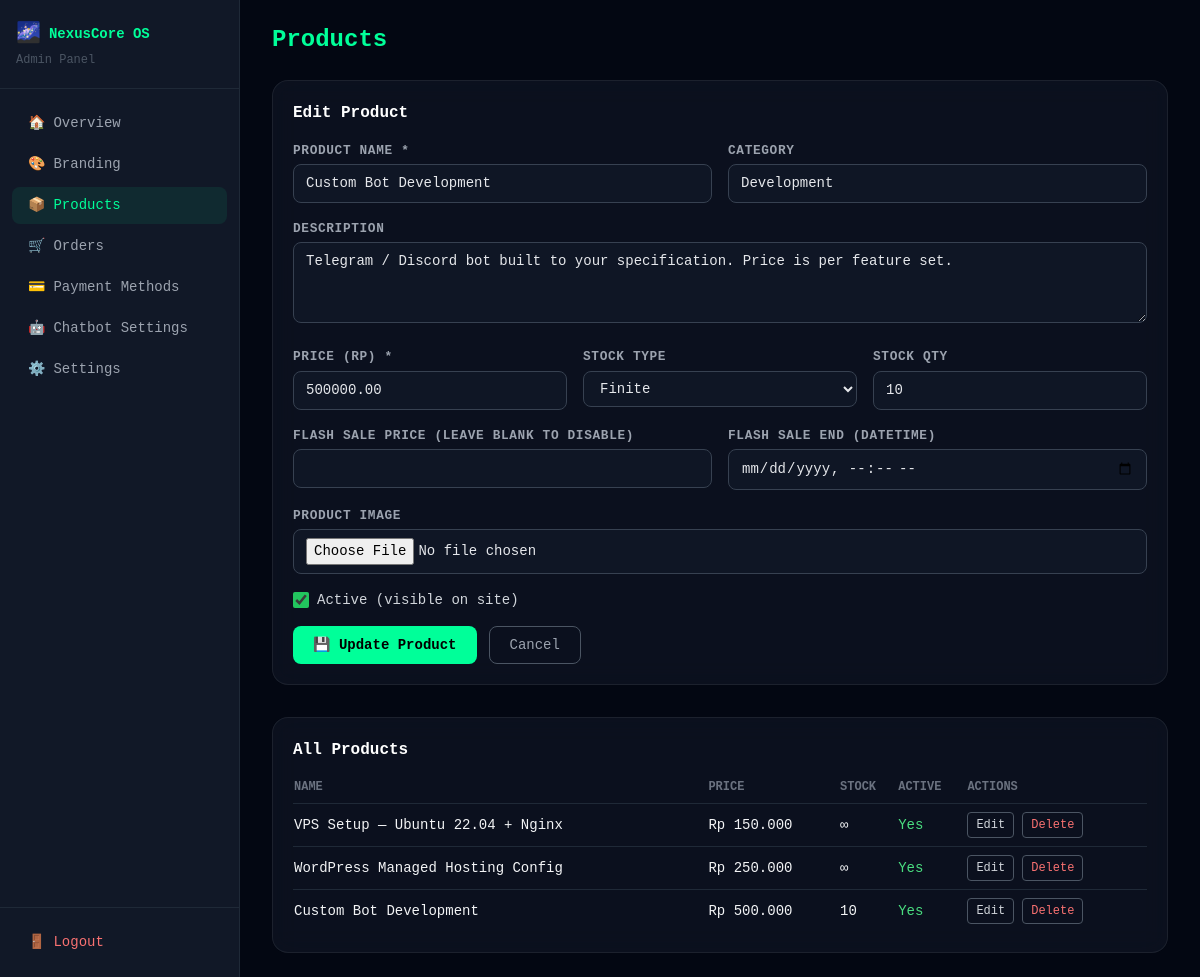
/modules/admin/products.php?edit=3 (signed in), run on the app's committed database.
### tables this page shows
CREATE TABLE IF NOT EXISTS `products` (
    `id`              INT UNSIGNED NOT NULL AUTO_INCREMENT,
    `name`            VARCHAR(200) NOT NULL,
    `slug`            VARCHAR(220) NOT NULL UNIQUE,
    `description`     TEXT         NOT NULL DEFAULT '',
    `price`           DECIMAL(15,2) NOT NULL DEFAULT 0.00,
    `stock_type`      ENUM('unlimited','finite') NOT NULL DEFAULT 'unlimited',
    `stock_qty`       INT UNSIGNED NOT NULL DEFAULT 0,
    `image`           VARCHAR(300) NOT NULL DEFAULT '',
    `category`        VARCHAR(100) NOT NULL DEFAULT '',
    `is_active`       TINYINT(1) NOT NULL DEFAULT 1,
    `flash_sale_price` DECIMAL(15,2) NULL DEFAULT NULL,
    `flash_sale_end`  DATETIME NULL DEFAULT NULL,
    `created_at`      DATETIME NOT NULL DEFAULT CURRENT_TIMESTAMP,
    PRIMARY KEY (`id`)
);

### config.php (called while the page is built, shortened)
<?php
function h(string $str): string
{
    return htmlspecialchars($str, ENT_QUOTES | ENT_SUBSTITUTE, 'UTF-8');
}
function formatRupiah(float $amount): string
{
    return 'Rp ' . number_format($amount, 0, ',', '.');
}

### modules/admin/products.php (the view, shortened to what this page needs)
<?php
require_once __DIR__ . '/../../config.php';
$editing = null;
if (isset($_GET['edit'])) {
    $editId = (int)$_GET['edit'];
    $stmt   = $db->prepare('SELECT * FROM products WHERE id = ?');
    $stmt->bind_param('i', $editId);
    $stmt->execute();
    $editing = $stmt->get_result()->fetch_assoc();
}
$products = [];
if ($db) {
    $res = $db->query('SELECT * FROM products ORDER BY created_at DESC');
    if ($res) {
        while ($row = $res->fetch_assoc()) $products[] = $row;
    }
}
?>
<!DOCTYPE html>
<html lang="en">
<head>
    <script src="https://cdn.tailwindcss.com"></script>
    <link rel="stylesheet" href="/assets/css/style.css">
</head>
<body class="bg-gray-950 text-gray-100 font-mono">
<div class="flex min-h-screen">
    <?php include __DIR__ . '/partials/sidebar.php'; ?>
    <main class="flex-1 p-6 overflow-y-auto">
        <div class="max-w-4xl mx-auto">
            <h1 class="text-2xl font-extrabold mb-6" style="color: var(--neon)">Products</h1>
            <div class="glass-card p-5 mb-8">
                <h2 class="font-bold text-white mb-4"><?= $editing ? 'Edit Product' : 'Add New Product' ?></h2>
                <form method="POST" action="<?= h($_SERVER['PHP_SELF']) ?>" enctype="multipart/form-data" class="space-y-4">
                    <div class="grid sm:grid-cols-2 gap-4">
                        <div>
                            <label class="form-label">Product Name *</label>
                            <input type="text" name="name" class="form-input" required
                                   value="<?= $editing ? h($editing['name']) : '' ?>">
                        </div>
                        <div>
                            <label class="form-label">Category</label>
                            <input type="text" name="category" class="form-input"
                                   value="<?= $editing ? h($editing['category']) : '' ?>">
                        </div>
                    </div>
                    <div>
                        <label class="form-label">Description</label>
                        <textarea name="description" rows="3" class="form-input"><?= $editing ? h($editing['description']) : '' ?></textarea>
                    </div>
                    <div class="grid sm:grid-cols-3 gap-4">
                        <div>
                            <label class="form-label">Price (Rp) *</label>
                            <input type="number" name="price" class="form-input" min="0" step="0.01" required
                                   value="<?= $editing ? h($editing['price']) : '' ?>">
                        </div>
                        <div>
                            <label class="form-label">Stock Type</label>
                            <select name="stock_type" class="form-input">
                                <option value="finite"    <?= ($editing && $editing['stock_type']==='finite') ? 'selected' : '' ?>>Finite</option>
                            </select>
                        </div>
                        <div>
                            <label class="form-label">Stock Qty</label>
                            <input type="number" name="stock_qty" class="form-input" min="0"
                                   value="<?= $editing ? (int)$editing['stock_qty'] : 0 ?>">
                        </div>
                    </div>
                    <div class="grid sm:grid-cols-2 gap-4">
                        <div>
                            <label class="form-label">Flash Sale Price (leave blank to disable)</label>
                            <input type="number" name="flash_sale_price" class="form-input" min="0" step="0.01"
                                   value="<?= ($editing && $editing['flash_sale_price']) ? h($editing['flash_sale_price']) : '' ?>">
                        </div>
                        <div>
                            <label class="form-label">Flash Sale End (datetime)</label>
                            <input type="datetime-local" name="flash_sale_end" class="form-input"
                                   value="<?= ($editing && $editing['flash_sale_end']) ? h(date('Y-m-d\TH:i', strtotime($editing['flash_sale_end']))) : '' ?>">
                        </div>
                    </div>
                    <div>
                        <label class="form-label">Product Image</label>
                        <input type="file" name="image" class="form-input" accept="image/*">
                    </div>
                    <div class="flex items-center gap-2">
                        <input type="checkbox" id="is_active" name="is_active"
                               class="accent-green-500 h-4 w-4"
                               <?= (!$editing || $editing['is_active']) ? 'checked' : '' ?>>
                        <label for="is_active" class="text-sm text-gray-300">Active (visible on site)</label>
                    </div>
                    <div class="flex gap-3">
                        <button type="submit" name="save_product" class="btn-neon px-5 py-2 rounded-lg text-sm font-bold">
                            💾 <?= $editing ? 'Update' : 'Add' ?> Product
                        </button>
                        <?php if ($editing): ?>
                        <a href="<?= h($_SERVER['PHP_SELF']) ?>" class="px-5 py-2 rounded-lg text-sm border border-gray-600 text-gray-400 hover:border-gray-400 hover:text-white transition-colors">
                            Cancel
                        </a>
                        <?php endif; ?>
                    </div>
                </form>
            </div>
            <div class="glass-card p-5">
                <h2 class="font-bold text-white mb-4">All Products</h2>
                <?php if (empty($products)): ?>
                <p class="text-gray-500 text-sm">No products yet.</p>
                <?php else: ?>
                <div class="overflow-x-auto">
                    <table class="w-full text-sm">
                        <thead>
                            <tr class="text-gray-500 text-xs uppercase border-b border-gray-800">
                                <th class="text-left pb-2">Name</th>
                                <th class="text-left pb-2">Price</th>
                                <th class="text-left pb-2">Stock</th>
                                <th class="text-left pb-2">Active</th>
                                <th class="text-left pb-2">Actions</th>
                            </tr>
                        </thead>
                        <tbody class="divide-y divide-gray-800">
                            <?php foreach ($products as $p): ?>
                            <tr>
                                <td class="py-2"><?= h($p['name']) ?></td>
                                <td class="py-2"><?= formatRupiah((float)$p['price']) ?></td>
                                <td class="py-2"><?= $p['stock_type'] === 'unlimited' ? '∞' : h($p['stock_qty']) ?></td>
                                <td class="py-2">
                                    <span class="<?= $p['is_active'] ? 'text-green-400' : 'text-gray-500' ?>">
                                        <?= $p['is_active'] ? 'Yes' : 'No' ?>
                                    </span>
                                </td>
                                <td class="py-2 flex gap-2">
                                    <a href="?edit=<?= (int)$p['id'] ?>"
                                       class="text-xs px-2 py-1 rounded border border-gray-600 text-gray-300 hover:border-green-500 hover:text-green-400 transition-colors">Edit</a>
                                    <form method="POST" onsubmit="return confirm('Delete this product?');" class="inline">
                                        <button type="submit" name="delete_product"
                                                class="text-xs px-2 py-1 rounded border border-gray-600 text-red-400 hover:border-red-400 transition-colors">Delete</button>
                                    </form>
                                </td>
                            </tr>
                            <?php endforeach; ?>
                        </tbody>
                    </table>
                </div>
                <?php endif; ?>
            </div>
        </div>
    </main>
</div>
</body>
</html>

### assets/css/style.css (style rules this page uses)
*, *::before, *::after { box-sizing: border-box; }
html { scroll-behavior: smooth; }
body { background-color: #030712; color: #e5e7eb; font-family: 'Courier New', Courier, monospace; }
.glass-card { background: rgba(17, 24, 39, 0.6); backdrop-filter: blur(12px); -webkit-backdrop-filter: blur(12px); border: 1px solid rgba(255, 255, 255, 0.07); border-radius: 1rem; }
.btn-neon { background-color: var(--neon, #00ff99); color: #000; font-weight: 700; border: none; cursor: pointer; transition: opacity 0.2s, box-shadow 0.2s; }
.form-input { width: 100%; background: rgba(17, 24, 39, 0.8); border: 1px solid #374151; border-radius: 0.5rem; padding: 0.5rem 0.75rem; color: #e5e7eb; font-size: 0.875rem; transition: border-color 0.2s; outline: none; }
.form-label { display: block; font-size: 0.8rem; color: #9ca3af; margin-bottom: 0.25rem; font-weight: 600; text-transform: uppercase; letter-spacing: 0.05em; }

### data on the page
products: name "Custom Bot Development", category "Development", description "Telegram / Discord bot built to your specification. Price is per feature set.", price "500000.00", stock_type "Finite", stock_qty "10", is_active "☑", price "Rp 500.000", shows "Yes"
products: name "VPS Setup — Ubuntu 22.04 + Nginx", price "Rp 150.000", is_active "Yes"
products: name "WordPress Managed Hosting Config", price "Rp 250.000", is_active "Yes"

### other printed values
$siteName "NexusCore OS"
$item['icon'] "🏠"
$item['label'] "Overview"
$item['icon'] "🎨"
$item['label'] "Branding"
$item['icon'] "📦"
$item['label'] "Products"
$item['icon'] "🛒"
$item['label'] "Orders"
$item['icon'] "💳"
$item['label'] "Payment Methods"
$item['icon'] "🤖"
$item['label'] "Chatbot Settings"
$item['icon'] "⚙️"
$item['label'] "Settings"
